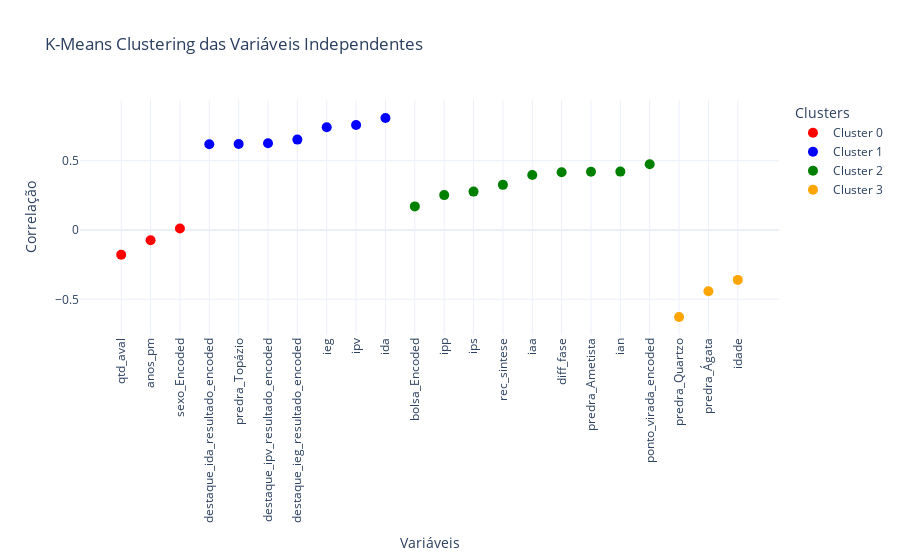

Notebook cell for this chart:
### Code cell
import plotly.graph_objects as go

# Converter as correlações em um array numpy
correlacoes_array = np.array(correlacoes).reshape(-1, 1)

# Definir o número de clusters (por exemplo, 4)
k = 4

# Aplicar K-Means
kmeans = KMeans(n_clusters=k, random_state=42)
kmeans.fit(correlacoes_array)
labels = kmeans.labels_

# Criar um DataFrame com os resultados
df_clusters = pd.DataFrame(
    {"Variavel": variaveis_independentes, "Correlacao": correlacoes, "Cluster": labels}
)

# Ordenar o DataFrame para melhor visualização
df_clusters = df_clusters.sort_values(by="Correlacao").reset_index(drop=True)

# Visualizar os clusters usando Plotly
fig = go.Figure()

# Definir cores para os clusters
colors = [
    "red",
    "blue",
    "green",
    "orange",
    "purple",
    "brown",
    "pink",
    "gray",
    "olive",
    "cyan",
]

for cluster in range(k):
    cluster_data = df_clusters[df_clusters["Cluster"] == cluster]
    fig.add_trace(
        go.Scatter(
            x=cluster_data["Variavel"],
            y=cluster_data["Correlacao"],
            mode="markers",
            marker=dict(size=10, color=colors[cluster % len(colors)]),
            name=f"Cluster {cluster}",
        )
    )

fig.update_layout(
    title="K-Means Clustering das Variáveis Independentes",
    xaxis_title="Variáveis",
    yaxis_title="Correlação",
    xaxis=dict(tickangle=-90),
    legend_title="Clusters",
    template="plotly_white",
)

fig.show()

### Figure 1 — Plotly figure (JSON) as saved in the notebook; plotly's stock layout.template omitted (floating-point values rounded to 4 significant figures)
{"data": [{"marker": {"color": "red", "size": 10}, "mode": "markers", "name": "Cluster 0", "type": "scatter", "x": ["qtd_aval", "anos_pm", "sexo_Encoded"], "y": [-0.1781, -0.07376, 0.01029]}, {"marker": {"color": "blue", "size": 10}, "mode": "markers", "name": "Cluster 1", "type": "scatter", "x": ["destaque_ida_resultado_encoded", "predra_Topázio", "destaque_ipv_resultado_encoded", "destaque_ieg_resultado_encoded", "ieg", "ipv", "ida"], "y": [0.6192, 0.6198, 0.6254, 0.6522, 0.7413, 0.7572, 0.8079]}, {"marker": {"color": "green", "size": 10}, "mode": "markers", "name": "Cluster 2", "type": "scatter", "x": ["bolsa_Encoded", "ipp", "ips", "rec_sintese", "iaa", "diff_fase", "predra_Ametista", "ian", "ponto_virada_encoded"], "y": [0.1703, 0.2517, 0.2769, 0.3256, 0.3966, 0.4172, 0.4199, 0.4213, 0.4743]}, {"marker": {"color": "orange", "size": 10}, "mode": "markers", "name": "Cluster 3", "type": "scatter", "x": ["predra_Quartzo", "predra_Ágata", "idade"], "y": [-0.6276, -0.4418, -0.3598]}], "layout": {"legend": {"title": {"text": "Clusters"}}, "title": {"text": "K-Means Clustering das Variáveis Independentes"}, "xaxis": {"tickangle": -90, "title": {"text": "Variáveis"}}, "yaxis": {"title": {"text": "Correlação"}}}}
